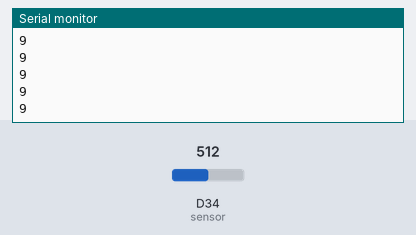
A sketch run on a simulated Arduino Due. Shown: the last lines printed to the serial monitor. The test bench sets the inputs (shaded band); at power-on: D34 (sensor) = 512 (analog values on the 0–1023 scale).

Above: at 1.2 s.
1.3 s: D34 (sensor) set to 716
At 1.56 s:
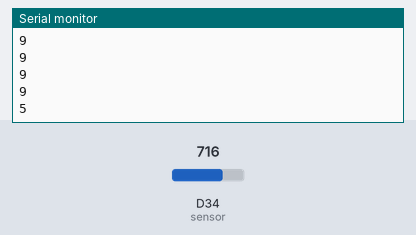
2.8 s: D34 (sensor) set to 900
At 2.96 s:
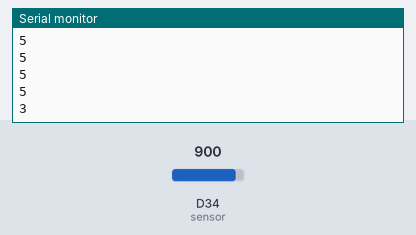
Timing chart, 0 to 5.8 s (numbered marks = the images above; inputs shaded):
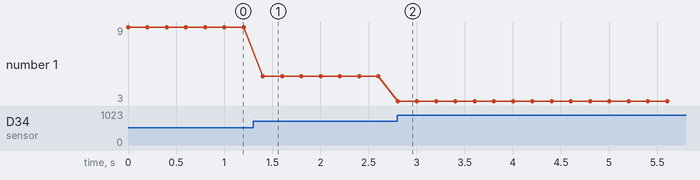

Measured:
- after the input at 1.3 s, the serial monitor: prints a new line after 0.10 s (image 1)
- after the input at 2.8 s, the serial monitor: prints a new line at once (image 2)
- plotted number 1: 9 → 5 after the input at 1.3 s, 5 → 3 after the input at 2.8 s

The sketch:

D3_02_sharp_test.ino
```cpp
//Fórmula para el cálculo de distancia tomada de:
//https://github.com/sparkfun/simple_sketches/blob/master/sharp/sharp.inohttps://github.com/sparkfun/simple_sketches/blob/master/sharp/sharp.ino

void setup() {
  // put your setup code here, to run once:
  analogReadResolution(10); //Establecemos la resolución de 10 bits en arduino para que cuadre con el cálculo (de un programa que funiona con arduino)
  Serial.begin(115200);
}

void loop() {
  // put your main code here, to run repeatedly:
  int reading = analogRead(34);           //sharp sensor conected to the GPIO34
  int calculated = (6762/(reading-9))-4;  //Es calculado con la lectura del ADC de 10bits del arduino

  Serial.println(calculated);
  delay(200);
}
```
